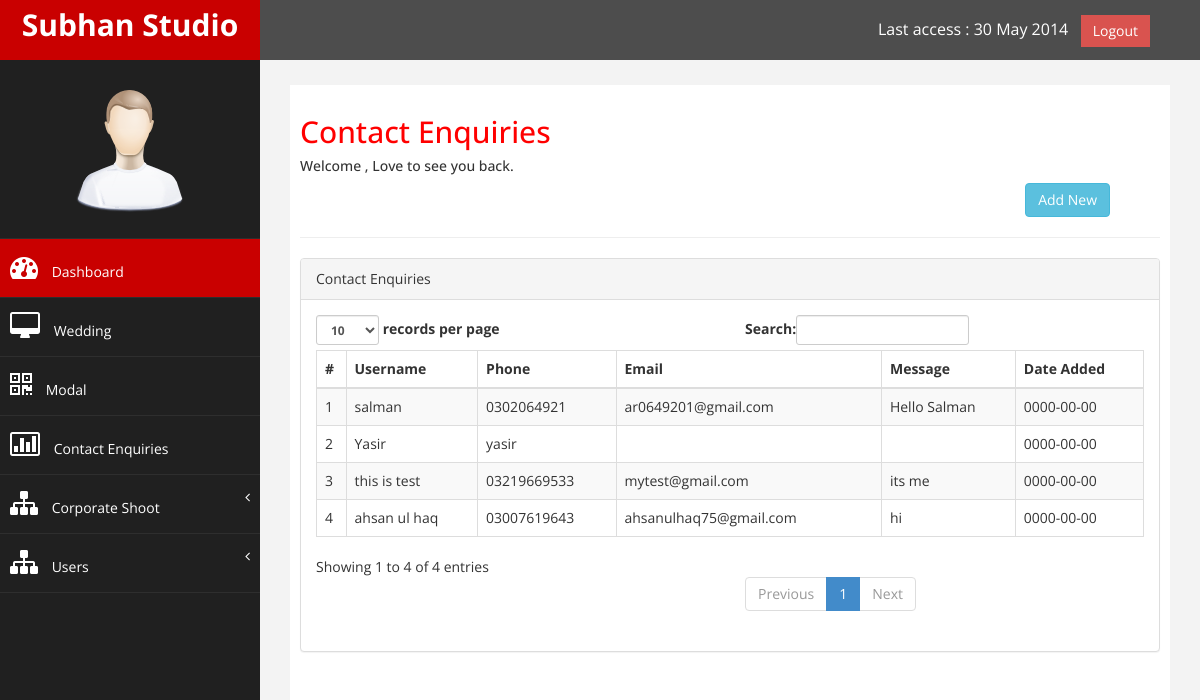
Page /ss-admin/contact-enquiries.php (signed in) on the committed database.
### tables this page shows
CREATE TABLE `contact` (
  `contact_id` int(55) NOT NULL,
  `username` varchar(255) NOT NULL,
  `phone_number` varchar(255) NOT NULL,
  `user_email` varchar(255) NOT NULL,
  `user_message` text NOT NULL,
  `date_added` date NOT NULL
);

### ss-admin/contact-enquiries.php (the view)
<?php
include('header.php');
?>
<div id="page-wrapper" >
	<div id="page-inner">
		<div class="row">
			<div class="col-md-12">
				<h2>Contact Enquiries</h2>
				<h5>Welcome , Love to see you back. </h5>
				<a href="add-category.php">
					<button class="btn btn-info" style="float: right; margin-right: 50px;"> Add New</button>
				</a>
			</div>
		</div>
		<hr />
		<div class="row">
			<div class="col-md-12">
				<div class="panel panel-default">
					<div class="panel-heading">
						Contact Enquiries
					</div>
					<div class="panel-body">
						<div class="table-responsive">
							<table class="table table-striped table-bordered table-hover" id="wedding">
								<thead>
									<tr>
										<th>#</th>
										<th>Username</th>
										<th>Phone</th>
										<th>Email</th>
										<th>Message</th>
										<th>Date Added</th>
									</tr>
								</thead>
								<tbody>
									<?php
									$query=mysqli_query($connect,"SELECT * FROM `contact`");
									while($mrow = mysqli_fetch_array($query)){
									?>
									<tr class="odd gradeX">
										<td>
											<?php echo $mrow['contact_id']; ?>
										</td>
										<td>
											<?php echo $mrow['username']; ?>
										</td>
										<td class="center">
											<?php echo $mrow['phone_number']; ?>
										</td>
										<td class="center">
											<?php echo $mrow['user_email']; ?>
										</td>
										<td class="center">
											<?php echo $mrow['user_message']; ?>
										</td>
										<td class="center">
											<?php echo $mrow['date_added']; ?>
										</td>
									</tr>
									<?php
									}
									?>
								</tbody>
							</table>
						</div>
					</div>
				</div>
			</div>
		</div>
	</div>
</div>
<?php
include('footer.php');
?>

### ss-admin/css/custom.css (style rules this page uses)
body { font-family: 'Open Sans', sans-serif; }
#page-wrapper { padding: 15px 15px; min-height: 600px; background:#F3F3F3; }
#page-inner { width:100%; margin:10px 20px 10px 0px; background-color:#fff!important; padding:10px; min-height:1200px; }
h2 { color: #f00; }
@media (min-width:768px) { #page-wrapper { margin: 0 0 0 260px; padding: 15px 30px; min-height: 1200px; } }

### rows in the picture
contact: contact_id "1", username "salman", phone_number "0302064921", user_email "ar0649201@gmail.com", user_message "Hello Salman", date_added "0000-00-00"
contact: contact_id "2", username "Yasir", phone_number "yasir", date_added "0000-00-00"
contact: contact_id "3", username "this is test", phone_number "03219669533", user_email "mytest@gmail.com", user_message "its me", date_added "0000-00-00"
contact: contact_id "4", username "ahsan ul haq", phone_number "03007619643", user_email "ahsanulhaq75@gmail.com", user_message "hi", date_added "0000-00-00"
